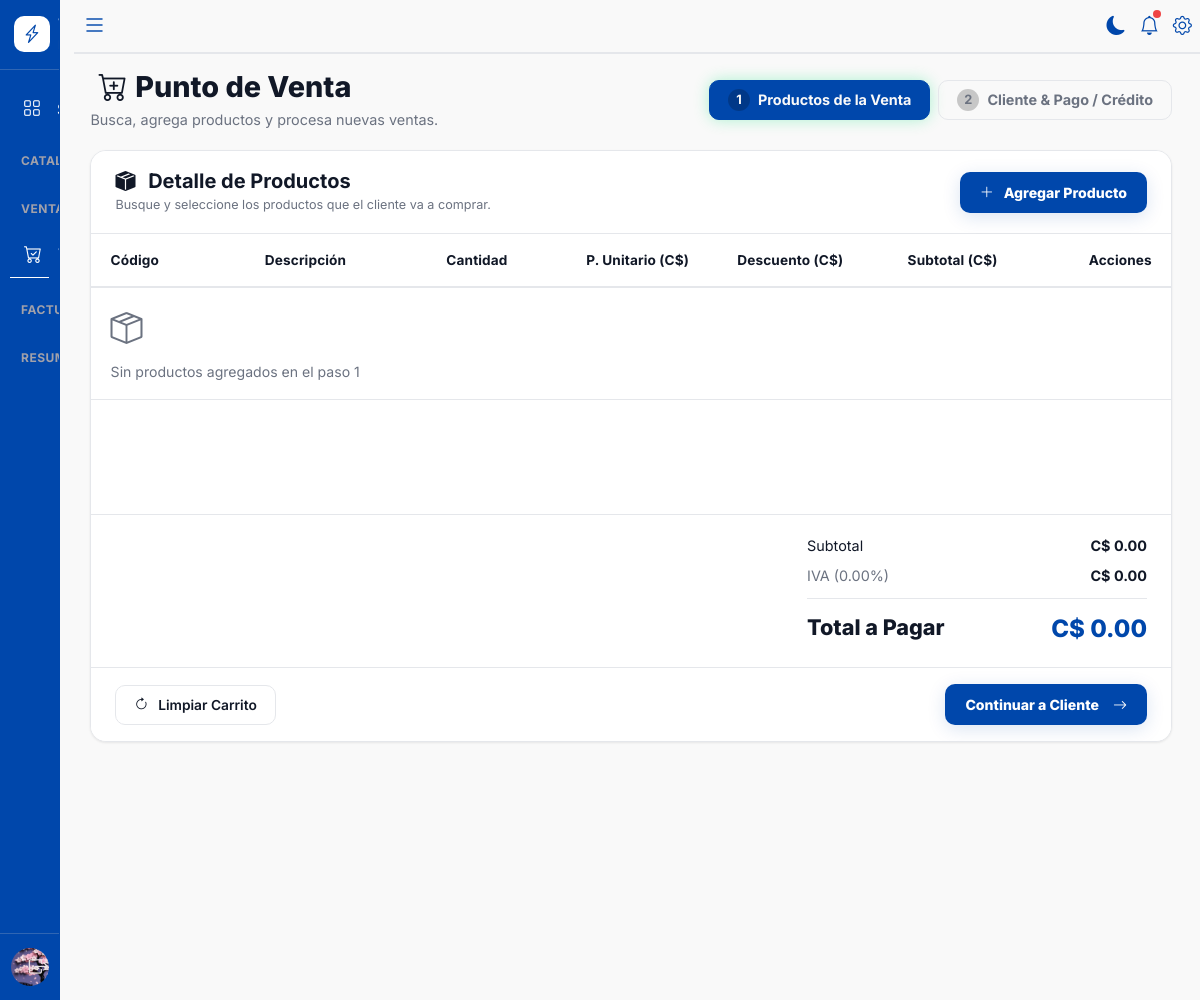
/ventas (signed in), run on the app's committed database.
### models/usuario.py (models this page shows, shortened)
class Usuario(UserMixin, db.Model):
    __tablename__ = "usuarios"
    id = db.Column(
        db.Integer,
        primary_key=True
    )
    username = db.Column(
        db.String(50),
        unique=True,
        nullable=False
    )
    password_hash = db.Column(
        db.String(255),
        nullable=False
    )
    nombre_completo = db.Column(
        db.String(150),
        nullable=True
    )
    @property
    def nombre_mostrar(self):
        if not self.nombre_completo:
            return self.username
        partes = self.nombre_completo.strip().split()
        if len(partes) == 0:
            return self.username
        elif len(partes) == 1:
            return partes[0].capitalize()
        elif len(partes) == 2:
            return f"{partes[0].capitalize()} {partes[1][0].upper()}."
        else:
            return f"{partes[0].capitalize()} {partes[1].capitalize()} {partes[2][0].upper()}."
    direccion = db.Column(
        db.String(255),
        nullable=True
    )
    genero = db.Column(
        db.String(20),
        nullable=True
    )
    telefono = db.Column(
        db.String(20),
        nullable=True
    )
    email = db.Column(
        db.String(120),
        unique=True,
        nullable=True
    )
    foto_perfil = db.Column(
        db.String(255),
        nullable=True
    )
    rol_id = db.Column(
        db.Integer,
        db.ForeignKey("roles.id"),
        nullable=False
    )
    cliente_id = db.Column(
        db.Integer,
        db.ForeignKey("clientes.id"),
        nullable=True
    )
    estado = db.Column(
        db.Boolean,
        default=True
    )
    debe_cambiar_password = db.Column(
        db.Boolean,
        nullable=False,
        default=False
    )
    password_temporal_plana = db.Column(
        db.String(100),
        nullable=True
    )
    created_at = db.Column(
        db.DateTime,
        default=lambda: datetime.now(UTC)
    )
    updated_at = db.Column(
        db.DateTime,
        default=lambda: datetime.now(UTC),
        onupdate=lambda: datetime.now(UTC)
    )
    rol = db.relationship(
        "Rol",
        back_populates="usuarios"
    )
    cliente = db.relationship(
        "Cliente",
        back_populates="usuario"
    )
    ventas = db.relationship(
        "Venta",
        back_populates="usuario",
        lazy=True
    )
    pagos = db.relationship(
        "Pago",
        back_populates="usuario",
        lazy=True
    )

### models/empresa.py (models this page shows)
class Empresa(db.Model):
    __tablename__ = "empresa"
    id = db.Column(db.Integer, primary_key=True)
    razon_social = db.Column(db.String(150), nullable=False)
    ruc = db.Column(db.String(30), nullable=True)
    tipo_empresa = db.Column(db.String(20), nullable=True)
    direccion = db.Column(db.String(250), nullable=True)
    ciudad = db.Column(db.String(100), nullable=True)
    telefono = db.Column(db.String(30), nullable=True)
    email = db.Column(db.String(120), nullable=True)
    sitio_web = db.Column(db.String(150), nullable=True)
    regimen = db.Column(db.String(80), nullable=True)
    serie_factura = db.Column(db.String(20), nullable=False, default="F001")
    correlativo = db.Column(db.String(20), nullable=False, default="00034")
    iva = db.Column(db.Numeric(5, 2), nullable=False, default=15)
    logo = db.Column(db.String(200), nullable=True)
    estado = db.Column(db.Boolean, nullable=False, default=True)
    created_at = db.Column(db.DateTime, default=lambda: datetime.now(UTC))
    updated_at = db.Column(
        db.DateTime,
        default=lambda: datetime.now(UTC),
        onupdate=lambda: datetime.now(UTC)
    )

### routes/ventas.py (the view)
@ventas_bp.route("/ventas",methods=["GET"])
@login_required
@roles_required("ADMIN", "VENDEDOR")
def ventas():
    clientes = Cliente.query.order_by(Cliente.nombres.asc()).all()
    productos = Producto.query.filter(Producto.stock > 0, Producto.estado == EstadoProducto.ACTIVO).all()
    categorias = Categoria.query.filter_by(estado=EstadoCategoria.ACTIVO).order_by(Categoria.nombre.asc()).all()
    numero_factura = generar_numero_factura()
    fecha_actual = datetime.now().strftime("%Y-%m-%d")
    empresa = Empresa.query.first()
    descuento_maximo = float(current_user.rol.descuento_maximo or 0)
    return render_template(
        "ventas/ventas.html",
        clientes=clientes,
        productos=productos,
        categorias=categorias,
        numero_factura=numero_factura,
        fecha_actual=fecha_actual,
        descuento_maximo=descuento_maximo,
        empresa=empresa
    )

### templates/ventas/ventas.html (shortened to what this page needs)
{% extends "base.html" %}
{% block content %}
<div class="page-header-apex d-flex justify-content-between align-items-center flex-wrap gap-3">
    <div>
        <h1 class="page-title-apex">
            <i class="bi bi-cart-plus px-2"></i>Punto de Venta</h1>
        <p class="page-subtitle-apex">Busca, agrega productos y procesa nuevas ventas.</p>
    </div>
    <div class="d-flex gap-2">
        <button type="button" class="stepper-tab-btn active" id="pillPaso1">
            <span style="background: rgba(0,0,0,0.2); width: 22px; height: 22px; border-radius: 50%; display: inline-flex; align-items: center; justify-content: center; font-size: 0.8rem;">1</span>
            Productos de la Venta
        </button>
        <button type="button" class="stepper-tab-btn" id="pillPaso2">
            <span style="background: rgba(0,0,0,0.2); width: 22px; height: 22px; border-radius: 50%; display: inline-flex; align-items: center; justify-content: center; font-size: 0.8rem;">2</span>
            Cliente & Pago / Crédito
        </button>
    </div>
</div>
<div id="vistaPaso1" class="step-view">
    <div class="panel" style="padding: 0; display: flex; flex-direction: column; background-color: var(--color-bg-card); border: 1px solid var(--color-border); border-radius: 16px; overflow: hidden; margin-bottom: 24px;">
        <div style="padding: 18px 24px; display: flex; justify-content: space-between; align-items: center; border-bottom: 1px solid var(--color-border); background-color: var(--color-bg-card);">
            <div>
                <h5 style="margin: 0; color: var(--color-text-main); font-weight: 700;">
                    <i class="bi bi-box-seam-fill  me-2"></i> Detalle de Productos
                </h5>
                <small style="color: var(--color-text-muted);">Busque y seleccione los productos que el cliente va a comprar.</small>
            </div>
            <button type="button" class="btn-neon-primary" id="btnAgregarProducto" onclick="abrirModal('modalProductos')">
                <i class="bi bi-plus-lg me-1"></i> Agregar Producto
            </button>
        </div>
        <div class="table-responsive" style="min-height: 280px; max-height: 480px; overflow-y: auto;">
            <table class="data-table" style="margin-bottom: 0;">
                <thead class="data-table__head" style="position: sticky; top: 0; z-index: 2; background-color: var(--color-bg-card);">
                    <tr>
                        <th>Código</th>
                        <th>Descripción</th>
                        <th style="text-align: center;">Cantidad</th>
                        <th style="text-align: right;">P. Unitario (C$)</th>
                        <th style="text-align: right;">Descuento (C$)</th>
                        <th style="text-align: right;">Subtotal (C$)</th>
                        <th style="text-align: right;">Acciones</th>
                    </tr>
                </thead>
                <tbody id="detalleVentaBody"></tbody>
            </table>
        </div>
        <div style="z-index: 10; margin-top: auto; background-color: var(--color-bg-card); border-top: 1px solid var(--color-border);">
            <div style="padding: 20px 24px;">
                <div style="max-width: 340px; margin-left: auto;">
                    <div style="display: flex; justify-content: space-between; margin-bottom: 8px;">
                        <span style="color: var(--color-text-primary);">Subtotal</span>
                        <strong id="subtotalVenta" style="color: var(--color-text-main);">C$ 0.00</strong>
                    </div>
                    <div style="display: flex; justify-content: space-between; margin-bottom: 8px;">
                        <span style="color: var(--color-text-muted);">IVA ({{ empresa.iva if empresa else 15 }}%)</span>
                        <strong id="ivaVenta" style="color: var(--color-text-main);">C$ 0.00</strong>
                    </div>
                    <div style="display: flex; justify-content: space-between; margin-top: 12px; padding-top: 12px; border-top: 1px solid var(--color-border); font-size: 1.35rem;">
                        <span style="font-weight: 800; color: var(--color-text-main);">Total a Pagar</span>
                        <strong id="totalVenta" style="color: var(--color-primary); font-weight: 800; font-size: 1.5rem;">C$ 0.00</strong>
                    </div>
                </div>
            </div>
            <div style="padding: 16px 24px; display: flex; justify-content: space-between; align-items: center; border-top: 1px solid var(--color-border); background-color: var(--color-bg-card);">
                <button type="button" class="btn-apex-outline" id="btnLimpiarVenta">
                    <i class="bi bi-arrow-clockwise me-1"></i> Limpiar Carrito
                </button>
                <button type="button" class="btn-neon-primary" id="btnIrPaso2" style="padding: 10px 24px;">
                   Continuar a Cliente  <i class="bi bi-arrow-right ms-2"></i>
                </button>
            </div>
        </div>
    </div>
</div>
{% endblock %}

### templates/base.html (shortened to what this page needs)
<!DOCTYPE html>
<html lang="es">
<head>
    <link href="https://cdn.jsdelivr.net/npm/bootstrap@5.3.3/dist/css/bootstrap.min.css" rel="stylesheet">
    <link rel="stylesheet" href="https://cdn.jsdelivr.net/npm/bootstrap-icons@1.11.3/font/bootstrap-icons.min.css">
    <link rel="stylesheet" href="{{ url_for('static', filename='css/main.css') }}">
    <link href="https://cdn.jsdelivr.net/npm/select2@4.1.0-rc.0/dist/css/select2.min.css" rel="stylesheet" />
</head>
<body>
    {% set rol_actual = current_user.rol.nombre.upper() if current_user.is_authenticated and current_user.rol else '' %}
    <div id="app-container" class="app-container">
        <button id="btnHamburgerTrigger" class="hamburger-trigger-btn" title="Abrir Menú">
        </button>
        <aside id="sidebar" class="sidebar">
            <div class="sidebar__header">
                <a class="d-flex align-items-center gap-2 text-decoration-none" href="{{ url_for('dashboard') }}" style="color: white;">
                    <div class="sidebar__logo-badge">
                        <i class="bi bi-lightning-charge"></i>
                    </div>
                </a>
            </div>
            <nav class="sidebar__nav">
                <ul class="sidebar__menu">
                    {% if rol_actual == 'ADMIN' %}
                    <li>
                        <a class="sidebar__link {% if request.endpoint == 'dashboard' %}sidebar__link--active{% endif %}" href="{{ url_for('dashboard') }}">
                            <i class="bi bi-grid sidebar__icon"></i>
                        </a>
                    </li>
                    {% endif %}
                    {% if rol_actual in ['ADMIN', 'VENDEDOR'] %}
                    <li class="sidebar__dropdown {% if request.endpoint and 'ventas' in request.endpoint %}is-expanded{% endif %}">
                        <ul class="sidebar__submenu">
                            <li>
                                <a class="sidebar__sublink {% if request.endpoint and 'ventas' in request.endpoint %}sidebar__sublink--active{% endif %}" href="{{ url_for('ventas.ventas') }}">
                                    <i class="bi bi-cart-check sidebar__icon"></i>
                                </a>
                            </li>
                        </ul>
                    </li>
                    {% endif %}
                </ul>
            </nav>
            <div class="sidebar__user-profile">
                <a href="{{ url_for('perfil.editar_perfil') }}" class="d-flex align-items-center gap-2 text-decoration-none" style="flex: 1; min-width: 0;" title="Ver Perfil de Admin">
                    <div class="sidebar__user-avatar" style="overflow: hidden;">
                        {% if current_user.is_authenticated and current_user.foto_perfil %}
                        <img src="{{ url_for('static', filename='uploads/perfiles/' + current_user.foto_perfil) }}" alt="Foto" style="width: 100%; height: 100%; object-fit: cover;">
                        {% else %}
                        {{ current_user.nombre_mostrar[:2].upper() if current_user.is_authenticated else 'AD' }}
                        {% endif %}
                    </div>
                </a>
            </div>
        </aside>
        <main id="main-content" class="main-content">
            {% block topbar %}
            <header style="position: sticky; top: 0; z-index: 1000; display: flex; justify-content: space-between; align-items: center; padding: 8px; border-bottom: 2px solid var(--color-border); background-color: var(--color-bg-app);">
                <div style="display: flex; align-items: center;">
                    <button type="button" class="topbar-icon-btn" title="Menú" style="font-size: 1.5rem;">
                        <i class="bi bi-list"></i>
                    </button>
                </div>
                <div class="topbar__actions" style="display: flex; align-items: center; gap: 14px;">
                    <button type="button" class="topbar-icon-btn" onclick="toggleTheme()" title="Cambiar Tema">
                        <i id="theme-icon" class="bi bi-sun"></i>
                    </button>
                    <a href="javascript:void(0)" class="topbar-icon-btn" title="Alertas de Cobro">
                        <i class="bi bi-bell"></i>
                        <span class="topbar-badge-dot"></span>
                    </a>
                    {% if rol_actual == 'ADMIN' %}
                    <a href="{{ url_for('empresa.informacion_empresa') }}" class="topbar-icon-btn" title="Información de la Empresa">
                        <i class="bi bi-gear"></i>
                    </a>
                    {% endif %}
                </div>
            </header>
            {% endblock topbar %}
            <div class="content-wrapper">
        {% block content %}
        {% endblock %}
                </div>
        </main>
    </div>
</body>
</html>

### data on the page
Usuario: foto_perfil (picture)
Empresa: iva "0.00"
